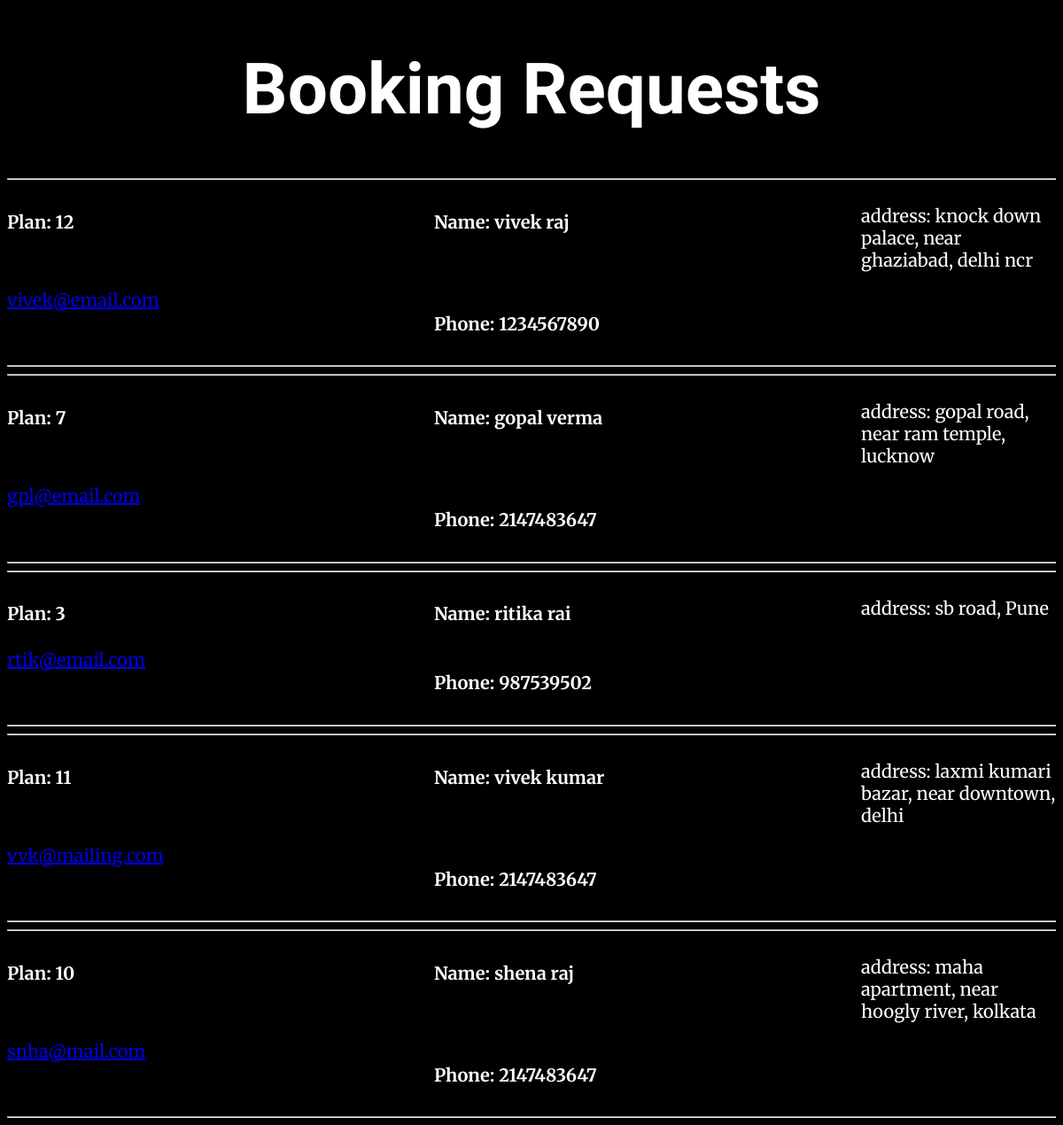
Screenshot of /admin/recieve.php (signed in) with the database file from the repository.
### tables this page shows
CREATE TABLE `book` (
  `id` int(11) NOT NULL,
  `name` varchar(20) NOT NULL,
  `email` varchar(30) NOT NULL,
  `address` varchar(200) NOT NULL,
  `phone` int(11) NOT NULL,
  `plan` int(11) NOT NULL
);

### admin/recieve.php (the view, shortened to what this page needs)
<!DOCTYPE html>
<html lang="en">
<head>
    <link rel="stylesheet" href="../css/recieve.css" class="css">
</head>
<body bgcolor="black">
    <h1>Booking Requests</h1>
</body>
</html>
<?php
include '../partials/_dbbook.php';
$sql = "SELECT * FROM book";
$result = mysqli_query($conn, $sql);
if (mysqli_num_rows($result) > 0) {
    while ($row = mysqli_fetch_assoc($result)) {
?>
<div class="single-item">
    <hr>
    <div class="conbox">
    <h4 class = "id">Plan: <?php echo $row['plan'];?></h4>
    <h4 class = "name">Name: <?php echo $row['name']; ?></h4>
    <p class = "address">address: <?php echo $row['address']; ?></p>
    <a class = "mail" href="mailto:"><span id = "mail"><?php echo $row['email']; ?></a>
    <h4 class = "phone">Phone: <?php echo $row['phone']; ?></h4>
    </div>
    <hr>
</div>
<?php
    }
}
?>

### css/recieve.css (style rules this page uses)
body { background-image: url('https://images.unsplash.com/photo-1504333638930-c8787321eee0?ixlib=rb-1.2.1&q=80&fm=jpg&crop=entropy&cs=tinysrgb&dl=bryan-goff-f7YQo-eYHdM-unsplash.jpg'); background-size: 100%; background-attachment: fixed; color: white; }
h1 { text-align: center; font-size: 80px; font-family: 'Yanone Kaffeesatz', sans-serif; }
.conbox { display: grid; width: 100%; grid-template-columns: 220px 220px 220px; align-items: start; justify-content: space-between; font-size: 20px; font-family: 'Merriweather', serif; }

### rows the page displays
book: plan "12", name "vivek raj", address "knock down palace, near ghaziabad, delhi ncr", email "vivek@email.com", phone "1234567890"
book: plan "7", name "gopal verma", address "gopal road, near ram temple, lucknow", email "gpl@email.com", phone "2147483647"
book: plan "3", name "ritika rai", address "sb road, Pune", email "rtik@email.com", phone "987539502"
book: plan "11", name "vivek kumar", address "laxmi kumari bazar, near downtown, delhi", email "vvk@mailing.com", phone "2147483647"
book: plan "10", name "shena raj", address "maha apartment, near hoogly river, kolkata", email "snha@mail.com", phone "2147483647"
